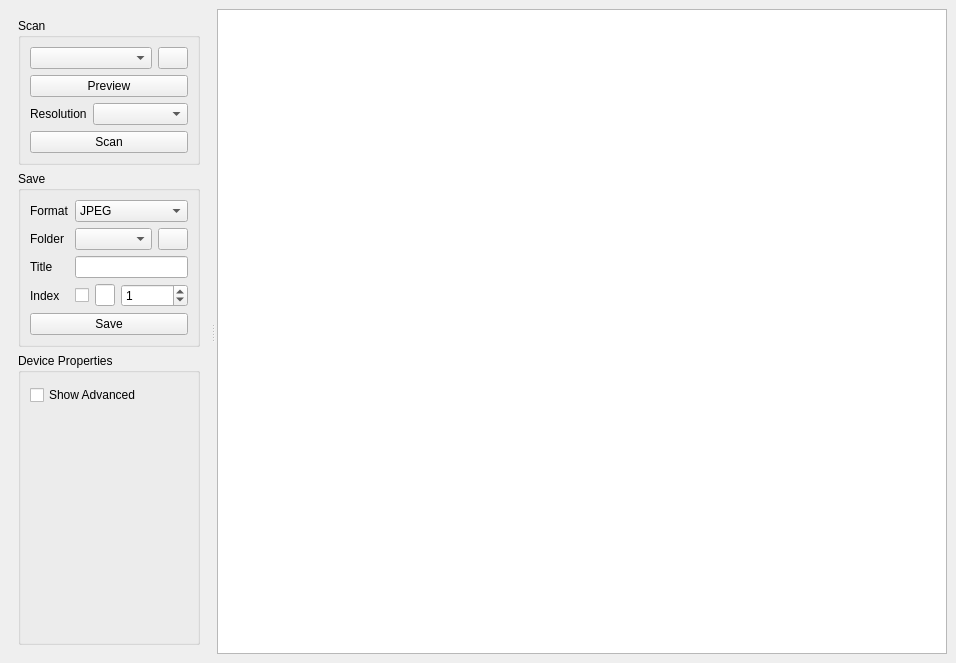
<?xml version="1.0" encoding="UTF-8"?>
<ui version="4.0">
 <class>MainWindow</class>
 <widget class="QMainWindow" name="MainWindow">
  <property name="geometry">
   <rect>
    <x>0</x>
    <y>0</y>
    <width>956</width>
    <height>663</height>
   </rect>
  </property>
  <property name="windowTitle">
   <string>MainWindow</string>
  </property>
  <widget class="QWidget" name="centralwidget">
   <layout class="QVBoxLayout" name="verticalLayout_8">
    <item>
     <widget class="QSplitter" name="splitter">
      <property name="orientation">
       <enum>Qt::Horizontal</enum>
      </property>
      <property name="handleWidth">
       <number>8</number>
      </property>
      <property name="childrenCollapsible">
       <bool>false</bool>
      </property>
      <widget class="QScrollArea" name="scrollArea">
       <property name="minimumSize">
        <size>
         <width>200</width>
         <height>0</height>
        </size>
       </property>
       <property name="frameShape">
        <enum>QFrame::NoFrame</enum>
       </property>
       <property name="widgetResizable">
        <bool>true</bool>
       </property>
       <widget class="QWidget" name="scrollAreaWidgetContents">
        <property name="geometry">
         <rect>
          <x>0</x>
          <y>0</y>
          <width>203</width>
          <height>645</height>
         </rect>
        </property>
        <layout class="QVBoxLayout" name="verticalLayout_7">
         <item>
          <widget class="QGroupBox" name="groupBoxScan">
           <property name="title">
            <string>Scan</string>
           </property>
           <layout class="QVBoxLayout" name="verticalLayout">
            <item>
             <layout class="QHBoxLayout" name="horizontalLayout">
              <item>
               <widget class="QComboBox" name="comboDevice"/>
              </item>
              <item>
               <widget class="QPushButton" name="buttonRefreshDevices">
                <property name="maximumSize">
                 <size>
                  <width>30</width>
                  <height>16777215</height>
                 </size>
                </property>
                <property name="icon">
                 <iconset resource="resources.qrc">
                  <normaloff>:/icons/view-refresh.svg</normaloff>:/icons/view-refresh.svg</iconset>
                </property>
               </widget>
              </item>
             </layout>
            </item>
            <item>
             <widget class="QPushButton" name="buttonPreview">
              <property name="text">
               <string>Preview</string>
              </property>
             </widget>
            </item>
            <item>
             <layout class="QFormLayout" name="formLayout">
              <item row="0" column="0">
               <widget class="QLabel" name="labelResolution">
                <property name="text">
                 <string>Resolution</string>
                </property>
               </widget>
              </item>
              <item row="0" column="1">
               <widget class="QComboBox" name="comboResolution"/>
              </item>
             </layout>
            </item>
            <item>
             <widget class="QPushButton" name="buttonScan">
              <property name="text">
               <string>Scan</string>
              </property>
             </widget>
            </item>
           </layout>
          </widget>
         </item>
         <item>
          <widget class="QGroupBox" name="groupBoxSave">
           <property name="title">
            <string>Save</string>
           </property>
           <layout class="QVBoxLayout" name="verticalLayout_5">
            <item>
             <layout class="QFormLayout" name="formLayout_2">
              <item row="0" column="0">
               <widget class="QLabel" name="labelFormat">
                <property name="text">
                 <string>Format</string>
                </property>
               </widget>
              </item>
              <item row="0" column="1">
               <widget class="QComboBox" name="comboFormat">
                <property name="currentText">
                 <string>JPEG</string>
                </property>
                <item>
                 <property name="text">
                  <string>JPEG</string>
                 </property>
                </item>
               </widget>
              </item>
              <item row="1" column="0">
               <widget class="QLabel" name="labelFolder">
                <property name="text">
                 <string>Folder</string>
                </property>
               </widget>
              </item>
              <item row="1" column="1">
               <layout class="QHBoxLayout" name="horizontalLayout_6">
                <item>
                 <widget class="QComboBox" name="comboFolder">
                  <property name="sizePolicy">
                   <sizepolicy hsizetype="Expanding" vsizetype="Fixed">
                    <horstretch>0</horstretch>
                    <verstretch>0</verstretch>
                   </sizepolicy>
                  </property>
                 </widget>
                </item>
                <item>
                 <widget class="QPushButton" name="buttonBrowse">
                  <property name="maximumSize">
                   <size>
                    <width>30</width>
                    <height>16777215</height>
                   </size>
                  </property>
                  <property name="icon">
                   <iconset resource="resources.qrc">
                    <normaloff>:/icons/document-open.svg</normaloff>:/icons/document-open.svg</iconset>
                  </property>
                 </widget>
                </item>
               </layout>
              </item>
              <item row="2" column="0">
               <widget class="QLabel" name="labelTitle">
                <property name="text">
                 <string>Title</string>
                </property>
               </widget>
              </item>
              <item row="2" column="1">
               <widget class="QLineEdit" name="title"/>
              </item>
              <item row="3" column="0">
               <widget class="QLabel" name="labelIndex">
                <property name="text">
                 <string>Index</string>
                </property>
               </widget>
              </item>
              <item row="3" column="1">
               <layout class="QHBoxLayout" name="horizontalLayout_8">
                <item>
                 <widget class="QCheckBox" name="checkBoxIndexed">
                  <property name="maximumSize">
                   <size>
                    <width>20</width>
                    <height>16777215</height>
                   </size>
                  </property>
                 </widget>
                </item>
                <item>
                 <widget class="QWidget" name="widgetIndex" native="true">
                  <layout class="QHBoxLayout" name="horizontalLayout_2">
                   <property name="leftMargin">
                    <number>0</number>
                   </property>
                   <property name="topMargin">
                    <number>0</number>
                   </property>
                   <property name="rightMargin">
                    <number>0</number>
                   </property>
                   <property name="bottomMargin">
                    <number>0</number>
                   </property>
                   <item>
                    <widget class="QLineEdit" name="indexSeparator">
                     <property name="maximumSize">
                      <size>
                       <width>20</width>
                       <height>16777215</height>
                      </size>
                     </property>
                     <property name="font">
                      <font>
                       <family>Monospace</family>
                      </font>
                     </property>
                    </widget>
                   </item>
                   <item>
                    <widget class="QSpinBox" name="spinBoxIndex">
                     <property name="value">
                      <number>1</number>
                     </property>
                    </widget>
                   </item>
                  </layout>
                 </widget>
                </item>
               </layout>
              </item>
             </layout>
            </item>
            <item>
             <widget class="QPushButton" name="buttonSave">
              <property name="text">
               <string>Save</string>
              </property>
             </widget>
            </item>
           </layout>
          </widget>
         </item>
         <item>
          <widget class="QGroupBox" name="groupBoxProperties">
           <property name="sizePolicy">
            <sizepolicy hsizetype="Preferred" vsizetype="Preferred">
             <horstretch>0</horstretch>
             <verstretch>1</verstretch>
            </sizepolicy>
           </property>
           <property name="title">
            <string>Device Properties</string>
           </property>
           <widget class="QCheckBox" name="checkBoxAdvanced">
            <property name="geometry">
             <rect>
              <x>12</x>
              <y>31</y>
              <width>117</width>
              <height>22</height>
             </rect>
            </property>
            <property name="text">
             <string>Show Advanced</string>
            </property>
           </widget>
           <widget class="DevicePropertyBrowser" name="propertyBrowser" native="true">
            <property name="geometry">
             <rect>
              <x>-50</x>
              <y>70</y>
              <width>161</width>
              <height>183</height>
             </rect>
            </property>
           </widget>
          </widget>
         </item>
         <item>
          <spacer name="verticalSpacer">
           <property name="orientation">
            <enum>Qt::Vertical</enum>
           </property>
           <property name="sizeHint" stdset="0">
            <size>
             <width>0</width>
             <height>0</height>
            </size>
           </property>
          </spacer>
         </item>
        </layout>
       </widget>
      </widget>
      <widget class="PageView" name="pageView">
       <property name="sizePolicy">
        <sizepolicy hsizetype="Expanding" vsizetype="Expanding">
         <horstretch>1</horstretch>
         <verstretch>0</verstretch>
        </sizepolicy>
       </property>
      </widget>
     </widget>
    </item>
   </layout>
  </widget>
 </widget>
 <customwidgets>
  <customwidget>
   <class>DevicePropertyBrowser</class>
   <extends>QWidget</extends>
   <header>DevicePropertyBrowser.h</header>
   <container>1</container>
  </customwidget>
  <customwidget>
   <class>PageView</class>
   <extends>QGraphicsView</extends>
   <header>PageView.h</header>
  </customwidget>
 </customwidgets>
 <resources>
  <include location="resources.qrc"/>
 </resources>
 <connections/>
</ui>
